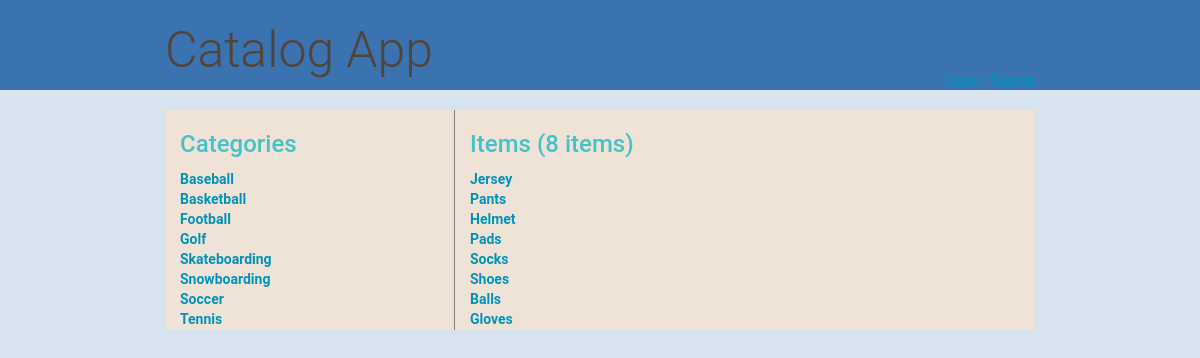
The app's page /catalog/Football/ with its own data.
### db_setup2.py (models this page shows, shortened)
class Category(Base):
    __tablename__ = 'category'
    name = Column(String(80), primary_key=True, nullable=False)

class Item(Base):
    __tablename__ = 'item'
    name = Column(String(80), nullable=False)
    id = Column(Integer, primary_key=True)
    description = Column(String(1000))
    created = Column(DateTime, default=datetime.datetime.utcnow)
    category_name = Column(String, ForeignKey('category.name'))
    category = relationship(Category)

### catalog2.py (the view, shortened to what this page needs)
@app.route('/catalog/<category_name>/')
def showCategory(category_name):
    categories = session.query(Category).order_by(asc(Category.name))
    category = session.query(Category).filter_by(name=category_name)
    items = session.query(Item).filter_by(category_name=category_name).all()
    numitems = len(items)
    if 'username' not in login_session:
        return render_template(
                    'publicCategory.html', categories=categories,
                    items=items, category=category,
                    category_name=category_name, numitems=numitems)

### templates/publicCategory.html
{% extends "main.html" %}
{% block content %}
    <div class="category-list col-sm-4">
        <h2> Categories </h2>
        <ul>
            {% for category in categories %}
            <li class="list-item-link">
                <a href="{{url_for('showCategory', category_name = category.name)}}">
                    {{category.name}}
                </a>
            </li>
            {% endfor %}
        </ul>
    </div>
    <div class="items-list col-sm-8">
        <h2> {{category.name}} Items ({{numitems}} items)</h2>
        <ul>
            {% for item in items %}
            <li class="list-item-link">
                <a href="{{url_for('showItem', category_name = item.category_name, item_name = item.name)}}">
                    {{item.name}}
                </a>
            </li>
            {% endfor %}
        </ul>
{% endblock %}

### static/mystyles.css (style rules this page uses)
* { font-family: "Helvetica Neue Bold", Roboto, Helvetica, Arial, sans-serif; font-weight: 700; }
body { background-color: #d7e3ef; }
h2 { font-size: 24px; color: #42C3C9; line-height: 29px; }
ul { list-style-type: none; margin: 0; padding: 0; }
a { font-size: 14px; color: #0093B9; line-height: 17px; }
.category-list { min-width: 137px; min-height: 220px; background-color: #EFE3D7; border-right: 1px solid grey; }
.items-list { min-height: 220px; background-color: #EFE3D7; }

### records on screen
Category: name "Baseball"
Category: name "Basketball"
Category: name "Football"
Category: name "Golf"
Category: name "Skateboarding"
Category: name "Snowboarding"
Category: name "Soccer"
Category: name "Tennis"
Item: name "Jersey"
Item: name "Pants"
Item: name "Helmet"
Item: name "Pads"
Item: name "Socks"
Item: name "Shoes"
Item: name "Balls"
Item: name "Gloves"

### other values on screen
{{ numitems }} "8"
